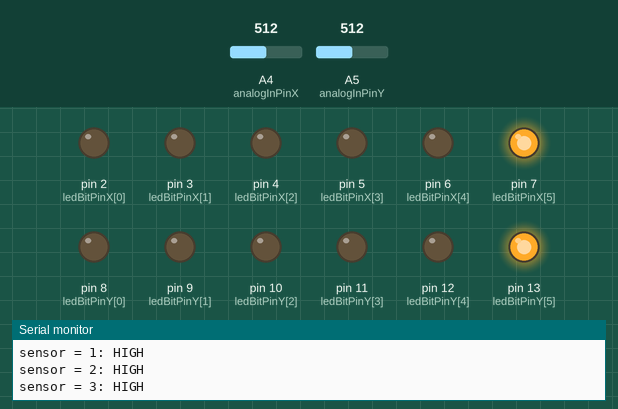
This sketch was run on a simulated Arduino Uno, built with avr-gcc and run on an emulated ATmega328P. Parts: output pins drawn as LEDs (lit = HIGH), the last lines printed to the serial monitor. Inputs (shaded band) come from the test bench; at power-on: A4 (analogInPinX) = 512, A5 (analogInPinY) = 512.

Above: at 1.2 s.
1.3 s: A4 (analogInPinX) set to 542
At 2.6 s:
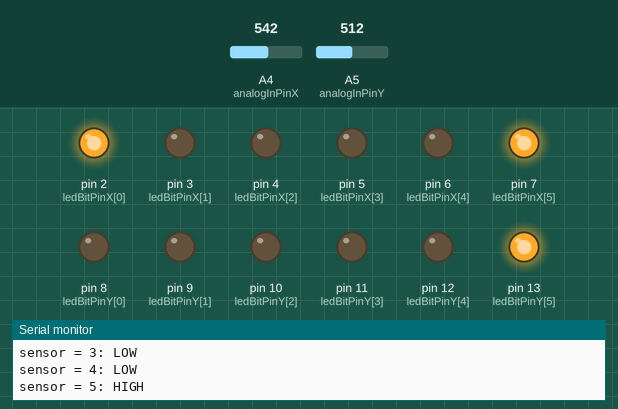
2.9 s: A5 (analogInPinY) set to 499
At 4.3 s:
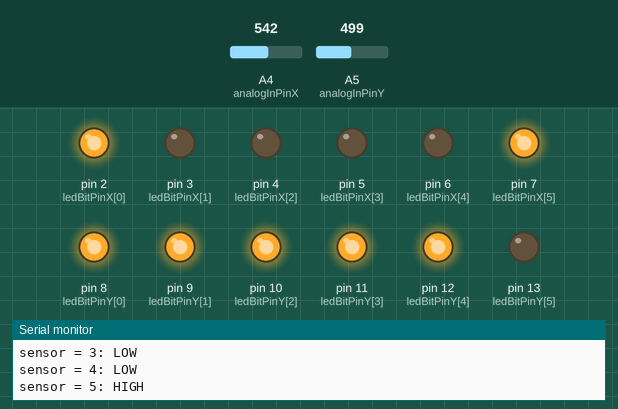
4.6 s: A4 (analogInPinX) set to 511
At 5.3 s:
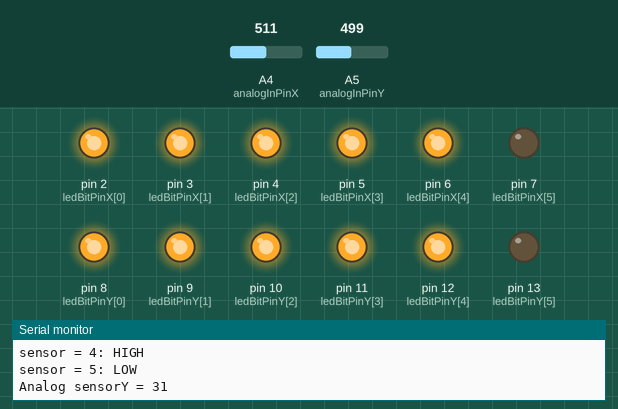
6.2 s: A5 (analogInPinY) set to 306
At 7.1 s:
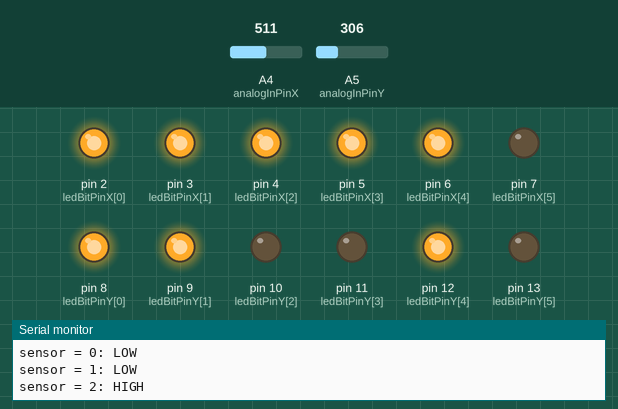
7.7 s: A5 (analogInPinY) set to 292
At 8.4 s:
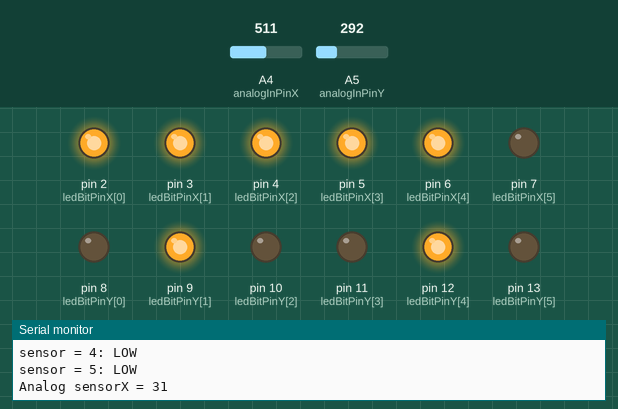
9.2 s: A4 (analogInPinX) set to 306
At 10.0 s:
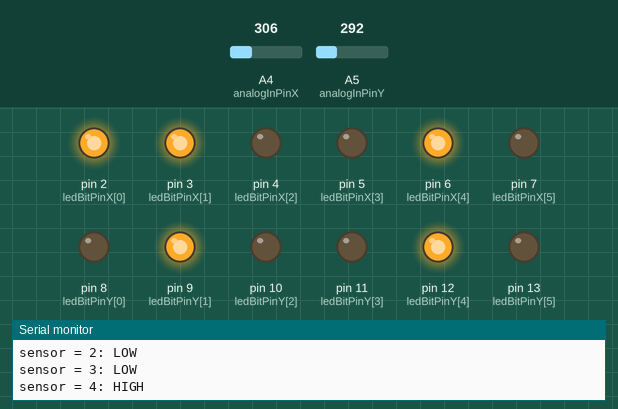
Timing chart, 0 to 11.9 s (numbered marks = the images above; inputs shaded):
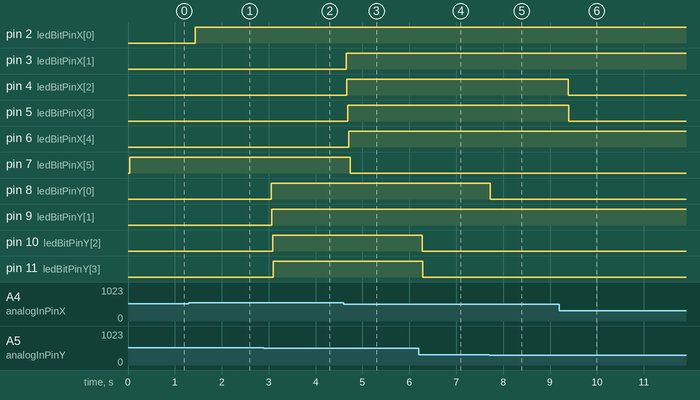

Measured:
- the behaviour switches between 527 and 528 on A4 (analogInPinX) (found by bisection; images 0 and 1)
- the behaviour switches between 512 and 511 on A5 (analogInPinY) (found by bisection; images 1 and 2)
- the behaviour switches between 304 and 303 on A5 (analogInPinY) (found by bisection; images 4 and 5)
- after the input at 1.3 s, pin 2 (ledBitPinX[0]): LOW → HIGH after 0.14 s
- after the input at 2.9 s, pin 8 (ledBitPinY[0]): LOW → HIGH after 0.15 s; pin 9 (ledBitPinY[1]): LOW → HIGH after 0.17 s; pin 10 (ledBitPinY[2]): LOW → HIGH after 0.19 s; pin 11 (ledBitPinY[3]): LOW → HIGH after 0.20 s; pin 12 (ledBitPinY[4]): LOW → HIGH after 0.22 s
- after the input at 4.6 s, pin 3 (ledBitPinX[1]): LOW → HIGH after 0.05 s; pin 4 (ledBitPinX[2]): LOW → HIGH after 0.07 s; pin 5 (ledBitPinX[3]): LOW → HIGH after 0.09 s; pin 6 (ledBitPinX[4]): LOW → HIGH after 0.10 s; pin 7 (ledBitPinX[5]): HIGH → LOW after 0.14 s
- after the input at 6.2 s, pin 10 (ledBitPinY[2]): HIGH → LOW after 0.07 s; pin 11 (ledBitPinY[3]): HIGH → LOW after 0.09 s
- after the input at 7.7 s, pin 8 (ledBitPinY[0]): HIGH → LOW at once
- after the input at 9.2 s, pin 4 (ledBitPinX[2]): HIGH → LOW after 0.19 s; pin 5 (ledBitPinX[3]): HIGH → LOW after 0.20 s

The sketch:

ANALOG_TO_6BIT_XY.ino
```cpp
/*
 * ADC JOYSTICK 2 AXIS
 * Analog to Digital converter for Joystick Arduino UNO/NANO
 * Takes analogue signal from 2Axis Joystick
 * and transform the signal in a digital 6+6 bits
 */
const int analogInPinX = A4;  // Analog input pin that the potentiometer is attached to
const int analogInPinY = A5;  // Analog input pin that the potentiometer is attached to
int analogValue = 0;         // value read from the pot
int i=0,a,r;
const int ledBitPinX[6]={2,3,4,5,6,7};          // the number of the LED pin
const int ledBitPinY[6]={8,9,10,11,12,13};      // the number of the LED pin

void resetLed(){

  i=5;
  while( i>0 ){
    digitalWrite(ledBitPinX[i], LOW);
    digitalWrite(ledBitPinY[i], LOW);
    i--;
  }
  i=0;


  }

void setup() {
  // initialize serial communications at 9600 bps:
  Serial.begin(9600);
  pinMode(ledBitPinX[0], OUTPUT);
  pinMode(ledBitPinX[1], OUTPUT);
  pinMode(ledBitPinX[2], OUTPUT);
  pinMode(ledBitPinX[3], OUTPUT);
  pinMode(ledBitPinX[4], OUTPUT);
  pinMode(ledBitPinX[5], OUTPUT);

  pinMode(ledBitPinY[0], OUTPUT);
  pinMode(ledBitPinY[1], OUTPUT);
  pinMode(ledBitPinY[2], OUTPUT);
  pinMode(ledBitPinY[3], OUTPUT);
  pinMode(ledBitPinY[4], OUTPUT);
  pinMode(ledBitPinY[5], OUTPUT);
}

void loop() {
  a = 0,r = 0, i=0;

  // read the analog in value:
  analogValue = analogRead(analogInPinX);
  a = analogValue/16;
  // print the results to the Serial Monitor:
  Serial.print("Analog sensorX = ");
  Serial.print(a);
  Serial.print("\n");

  while( a>=1 ){
    r = a%2;
    a = a/2;
    if( r==0 ){
      digitalWrite(ledBitPinX[i], LOW);
      Serial.print("sensor = ");
      Serial.print(i);
      Serial.print(": LOW\n");
    }else{
      digitalWrite(ledBitPinX[i], HIGH);
      Serial.print("sensor = ");
      Serial.print(i);
      Serial.print(": HIGH\n");
    }
    i++;
  }
  while(i<6){
    Serial.print("sensor = ");
    Serial.print(i);
    Serial.print(": LOW\n");
    digitalWrite(ledBitPinX[i], LOW);
    i++;
  }

  a = 0 , r = 0 , i=0;
  // read the analog in value:
  analogValue = analogRead(analogInPinY);
  a = analogValue/16;
  // print the results to the Serial Monitor:
  Serial.print("Analog sensorY = ");
  Serial.print(a);
  Serial.print("\n");
  //resetLed();
  while( a>=1 ){
    r = a%2;
    a = a/2;
    if( r==0 ){
      digitalWrite(ledBitPinY[i], LOW);
      Serial.print("sensor = ");
      Serial.print(i);
      Serial.print(": HIGH\n");
    }else{
      digitalWrite(ledBitPinY[i], HIGH);
      Serial.print("sensor = ");
      Serial.print(i);
      Serial.print(": LOW\n");
    }
    i++;
  }
  while(i<6){
    Serial.print("sensor = ");
    Serial.print(i);
    Serial.print(": LOW\n");
    digitalWrite(ledBitPinY[i], LOW);
    i++;
  }

  // wait 400 milliseconds before the next loop for the analog-to-digital
  // converter to settle after the last reading:
  //delay(20);
}
```
